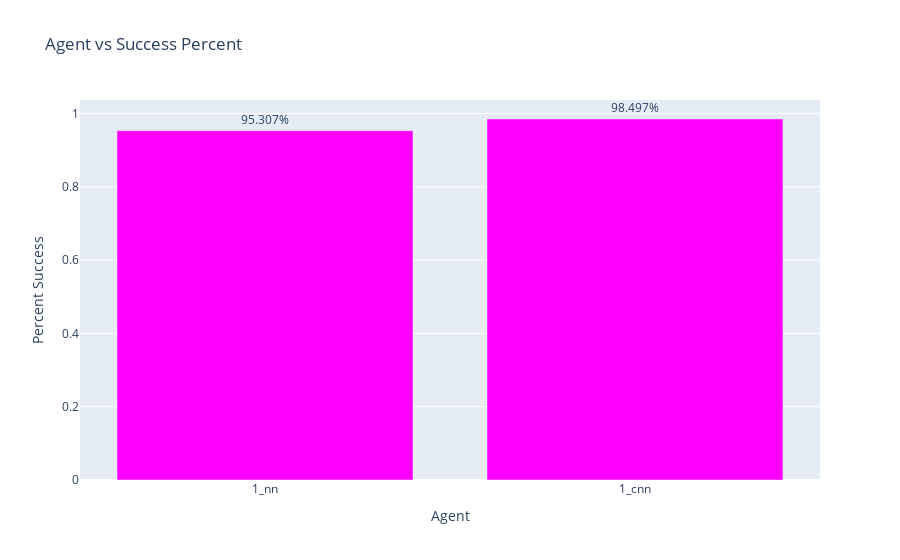

The code cell stored with this chart in its notebook:
### Code cell
fails_df = fails_df.convert_dtypes()
bar_chart = px.bar(fails_df, x="Agent", y="Percent Success", title="Agent vs Success Percent", text='Percent Success')
bar_chart.update_traces(marker_color='magenta')
bar_chart.update_traces(texttemplate='%{text:.3%}', textposition='outside')
bar_chart.update_layout(uniformtext_minsize=8, uniformtext_mode='hide')
bar_chart.show()
plotly.io.write_image(bar_chart, file="./images/bar_chart_percent_fail_agent1.png", scale=5)

### Figure 1 — Plotly figure (JSON) as saved in the notebook; plotly's stock layout.template omitted (floating-point values rounded to 4 significant figures)
{"data": [{"alignmentgroup": "True", "hovertemplate": "Agent=%{x}<br>Percent Success=%{text}<extra></extra>", "legendgroup": "", "marker": {"color": "magenta", "pattern": {"shape": ""}}, "name": "", "offsetgroup": "", "orientation": "v", "showlegend": false, "text": [0.9531, 0.985], "textposition": "outside", "texttemplate": "%{text:.3%}", "type": "bar", "x": ["1_nn", "1_cnn"], "xaxis": "x", "y": [0.9531, 0.985], "yaxis": "y"}], "layout": {"barmode": "relative", "legend": {"tracegroupgap": 0}, "title": {"text": "Agent vs Success Percent"}, "uniformtext": {"minsize": 8, "mode": "hide"}, "xaxis": {"anchor": "y", "domain": [0, 1], "title": {"text": "Agent"}}, "yaxis": {"anchor": "x", "domain": [0, 1], "title": {"text": "Percent Success"}}}}
